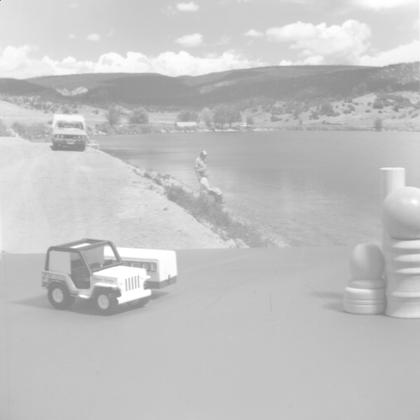
%> input picture slike/slika1.tiff, 420 x 420 px, shrunk from 512 x 512 before the run, given in place of auto1.tiff, which was not available
$ octave zad10216.m   (GNU Octave 9; MATLAB toolbox functions it lacks are replaced by stand-ins)
%> lines starting %> are read from the running program, lines starting %| are printed output that depends on the picture; pictures that were not available may be replaced by others from this repository, and a replacement may not be noted
### funkcije/correlation_all.m
function [ans] = correlation_all(A, B)
    ans = zeros(size(B) - size(A));
    [x, y] = size(ans);
    for i = 1:x
       for j = 1:y
          ans(i, j) = correlation(A, B, [i, j]);
       end
    end
end

### lab04/zad10216.m
close all;
clear all;

imgAuto = imread('slike/auto1.tiff');
%> imgAuto is the input picture: size 420x420 uint8; min 129, max 255, mean 195.5
img2 = imread('slike/slika2.tiff');
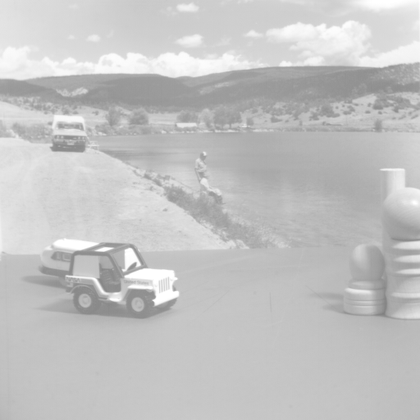
%> input picture slike/slika2.tiff, 420 x 420 px, shrunk from 512 x 512 before the run
%> img2 is the input picture: size 420x420 uint8; min 128, max 255, mean 195
img3 = imread('slike/slika3.tiff');
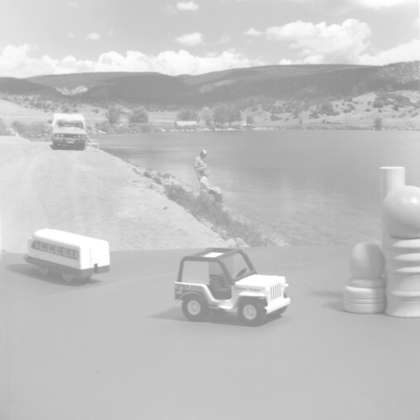
%> input picture slike/slika3.tiff, 420 x 420 px, shrunk from 512 x 512 before the run
%> img3 is the input picture: size 420x420 uint8; min 128, max 255, mean 195.1
img4 = imread('slike/slika4.tiff');
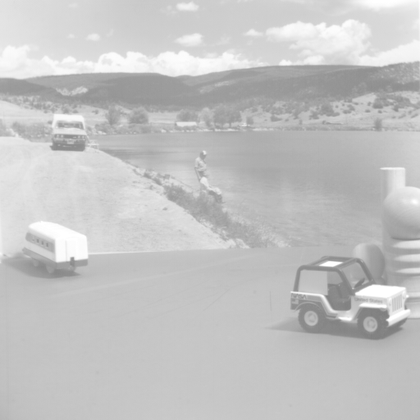
%> input picture slike/slika4.tiff, 420 x 420 px, shrunk from 512 x 512 before the run
%> img4 is the input picture: size 420x420 uint8; min 125, max 255, mean 195.4

figure;

cor2 = correlation_all(imgAuto, img2);
%> cor2 = 0
[mx1, my1] = ind2sub(size(cor2), find(cor2(:)==max(cor2(:))))
%> mx1 = 1; my1 = 1
subplot(131);
imshow(img2);
rectangle('Position', [my1 mx1 size(imgAuto,2) size(imgAuto,1)]);

cor3 = correlation_all(imgAuto, img3);
%> cor3 = 0
[mx2, my2] = ind2sub(size(cor3), find(cor3(:)==max(cor3(:))))
%> mx2 = 1; my2 = 1
subplot(132);
imshow(img3);
rectangle('Position', [my2 mx2 size(imgAuto,2) size(imgAuto,1)]);

cor4 = correlation_all(imgAuto, img4);
%> cor4 = 0
[mx3, my3] = ind2sub(size(cor4), find(cor4(:)==max(cor4(:))))
%> mx3 = 1; my3 = 1
subplot(133);
imshow(img4);
rectangle('Position', [my3 mx3 size(imgAuto,2) size(imgAuto,1)]);
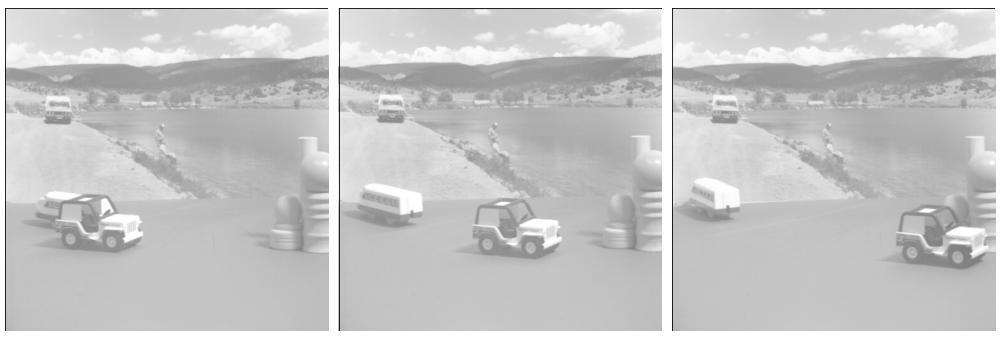
%> figure redrawn from the program's plot data, 3 panels
